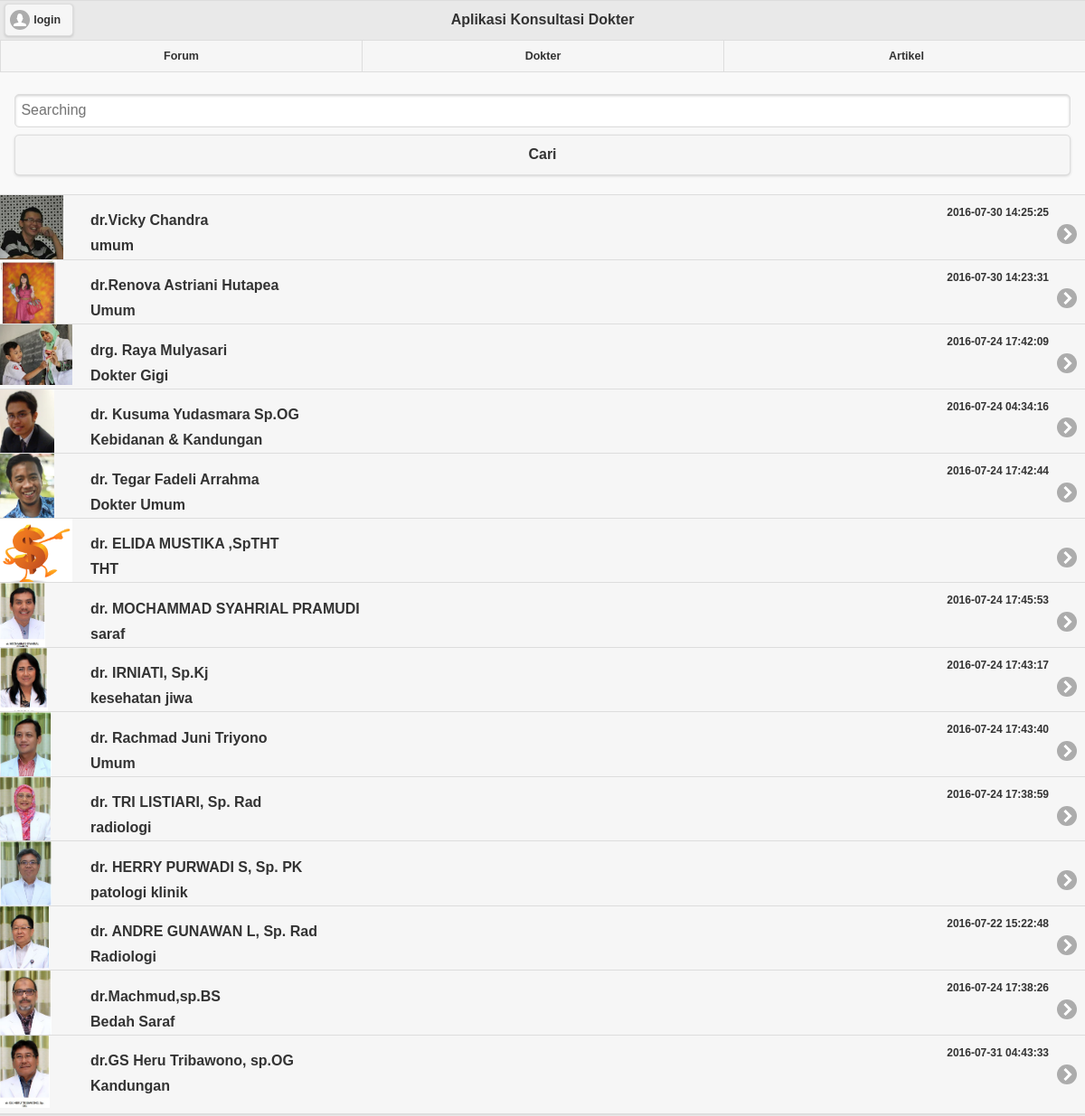
The app's page /index.php/pengguna/dokter with its own data.
### tables this page shows
CREATE TABLE `dokter` (
  `id` int(3) NOT NULL,
  `nama` varchar(30) NOT NULL,
  `foto` varchar(100) NOT NULL,
  `alamat` varchar(30) NOT NULL,
  `tmp_praktek` varchar(100) NOT NULL,
  `pndk_sd` varchar(40) NOT NULL,
  `pndk_smp` varchar(40) NOT NULL,
  `pndk_sma` varchar(40) NOT NULL,
  `pndk_kuliah` varchar(40) NOT NULL,
  `jeniskelamin` varchar(15) NOT NULL,
  `spesialis` varchar(35) NOT NULL,
  `username` varchar(15) NOT NULL,
  `password` varchar(15) NOT NULL,
  `level` varchar(8) NOT NULL,
  `status` varchar(5) NOT NULL,
  `nid` varchar(30) NOT NULL
);

### application/controllers/pengguna/dokter.php (called while the page is built, shortened)
<?php
class Dokter extends CI_Controller {
function __construct()
{
	$this->load->model('u_datadokter');
}
 function index(){
		if ($_GET) {
				$katakunci = $this->input->get('search');
				$data['list'] = $this->u_datadokter->cari_dokter($katakunci);
			} else {
				$data['list'] = $this->u_datadokter->get_data();
			}
		$data['content']=('pengguna/content/dokter');
		$data['herder']= ('pengguna/template/herder.php');
		$this->load->view('pengguna/index',$data);
	}
}

### index.php (called while the page is built, shortened)
<?php
require_once BASEPATH.'core/CodeIgniter.php';

### application/models/u_datadokter.php (called while the page is built, shortened)
<?php
class U_datadokter extends CI_Model{
		function get_data(){
			$this->db->select('*')->from('login_terakhir')->where('status=1')->order_by('id','desc');
			$query = $this->db->get();
			return $query->result_array();
		}
}

### application/views/pengguna/content/dokter.php (the view, shortened to what this page needs)
<div data-role="content">
<div class="choice_list">
<form action="#" method="get" data-ajax="false">
 <input type="text" id="search" placeholder="Searching" name="search"/>
			 <input type="submit"   id="button" value="Cari" />
			 </form>
			 <br>
			 <?php foreach ($list as $row) { ?>
	<ul data-role="listview" data-insert="true" >
		<li>
	<a href="<?php echo base_url('pengguna/dokter/detail/'.$row["id"]);?>" data-transition="slidedown">
	<?php if(!empty($row['foto'])){?>
					<img src="<?php echo base_url('asset/gambar/'.$row['foto']); ?>" style="40%" >
	<?php } ?>
	<h4> <?php echo $row['nama'] ?></h4>
	<h5> <?php echo $row['spesialis'] ?></h5>
	<p class="ui-li-aside"><strong><?= substr($row['akhir'],0,20) ?></strong></p>
	</a>
		</li>
</ul>
			 <?php }?>
</div>
</div>

### records on screen
dokter: foto (picture), nama "dr.Vicky Chandra", spesialis "umum", akhir "2016-07-30 14:25:25"
dokter: foto (picture), nama "dr.Renova Astriani Hutapea", spesialis "Umum", akhir "2016-07-30 14:23:31"
dokter: foto (picture), nama "drg. Raya Mulyasari", spesialis "Dokter Gigi", akhir "2016-07-24 17:42:09"
dokter: foto (picture), nama "dr. Kusuma Yudasmara Sp.OG", spesialis "Kebidanan & Kandungan", akhir "2016-07-24 04:34:16"
dokter: foto (picture), nama "dr. Tegar Fadeli Arrahma", spesialis "Dokter Umum", akhir "2016-07-24 17:42:44"
dokter: foto (picture), nama "dr. ELIDA MUSTIKA ,SpTHT", spesialis "THT"
dokter: foto (picture), nama "dr. MOCHAMMAD SYAHRIAL PRAMUDI", spesialis "saraf", akhir "2016-07-24 17:45:53"
dokter: foto (picture), nama "dr. IRNIATI, Sp.Kj", spesialis "kesehatan jiwa", akhir "2016-07-24 17:43:17"
dokter: foto (picture), nama "dr. Rachmad Juni Triyono", spesialis "Umum", akhir "2016-07-24 17:43:40"
dokter: foto (picture), nama "dr. TRI LISTIARI, Sp. Rad", spesialis "radiologi", akhir "2016-07-24 17:38:59"
dokter: foto (picture), nama "dr. HERRY PURWADI S, Sp. PK", spesialis "patologi klinik"
dokter: foto (picture), nama "dr. ANDRE GUNAWAN L, Sp. Rad", spesialis "Radiologi", akhir "2016-07-22 15:22:48"
dokter: foto (picture), nama "dr.Machmud,sp.BS", spesialis "Bedah Saraf", akhir "2016-07-24 17:38:26"
dokter: foto (picture), nama "dr.GS Heru Tribawono, sp.OG", spesialis "Kandungan", akhir "2016-07-31 04:43:33"
